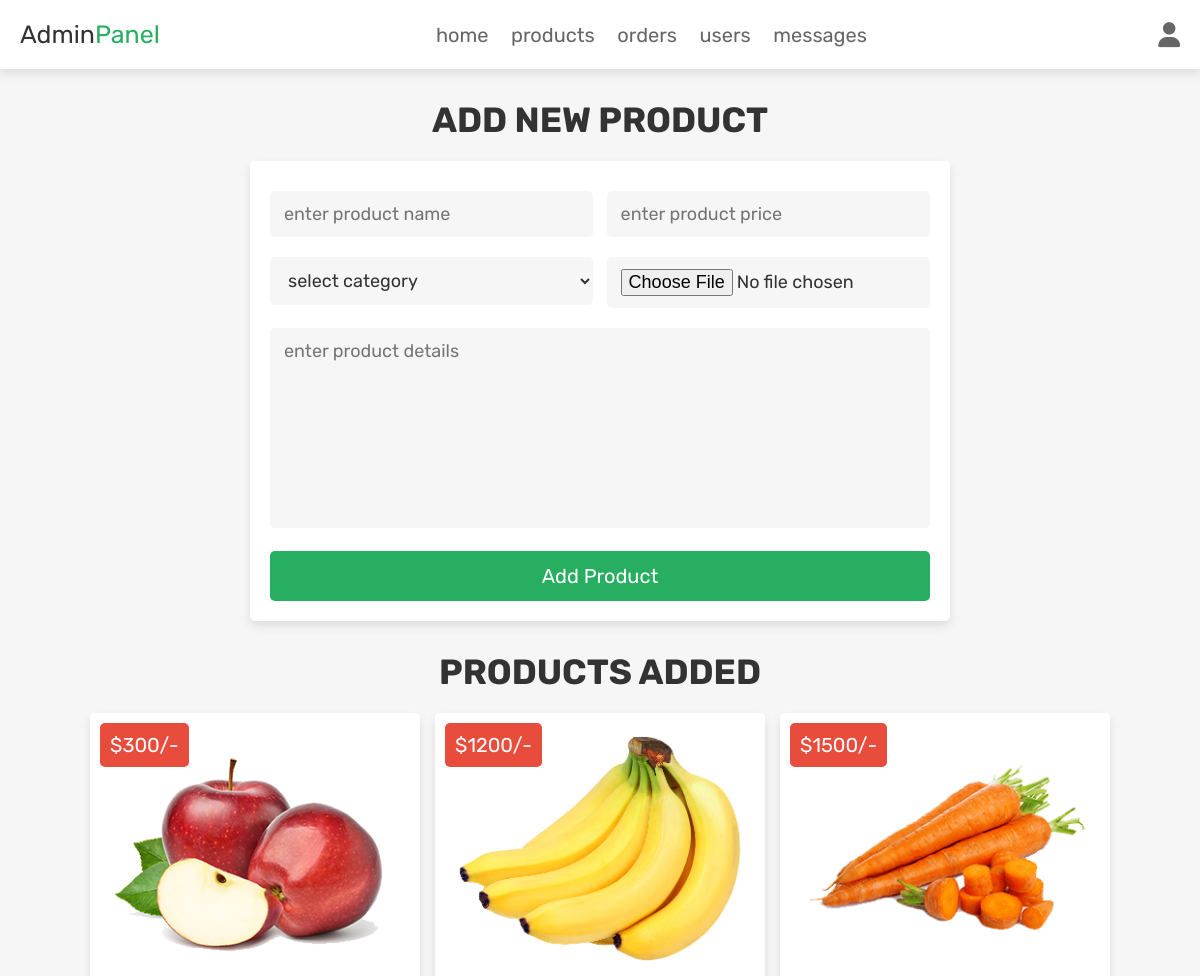
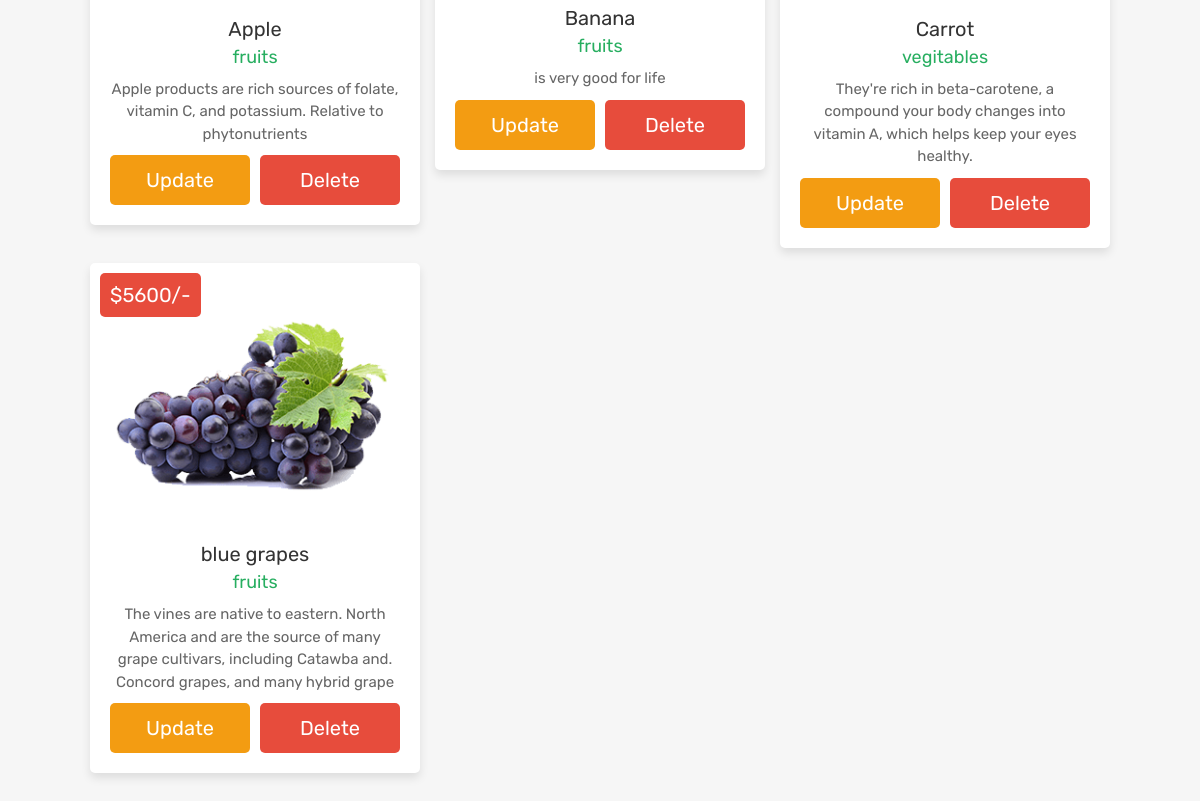
The app's page /admin_products.php (signed in), older data (2 pictures, top to bottom).
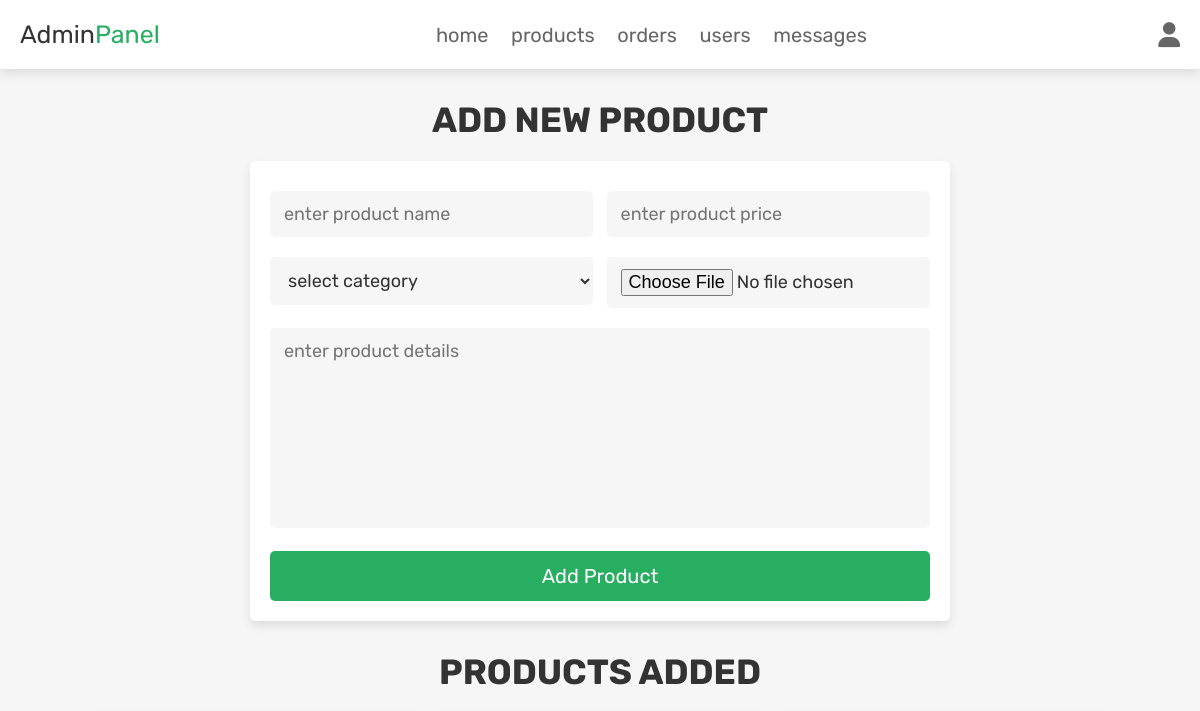
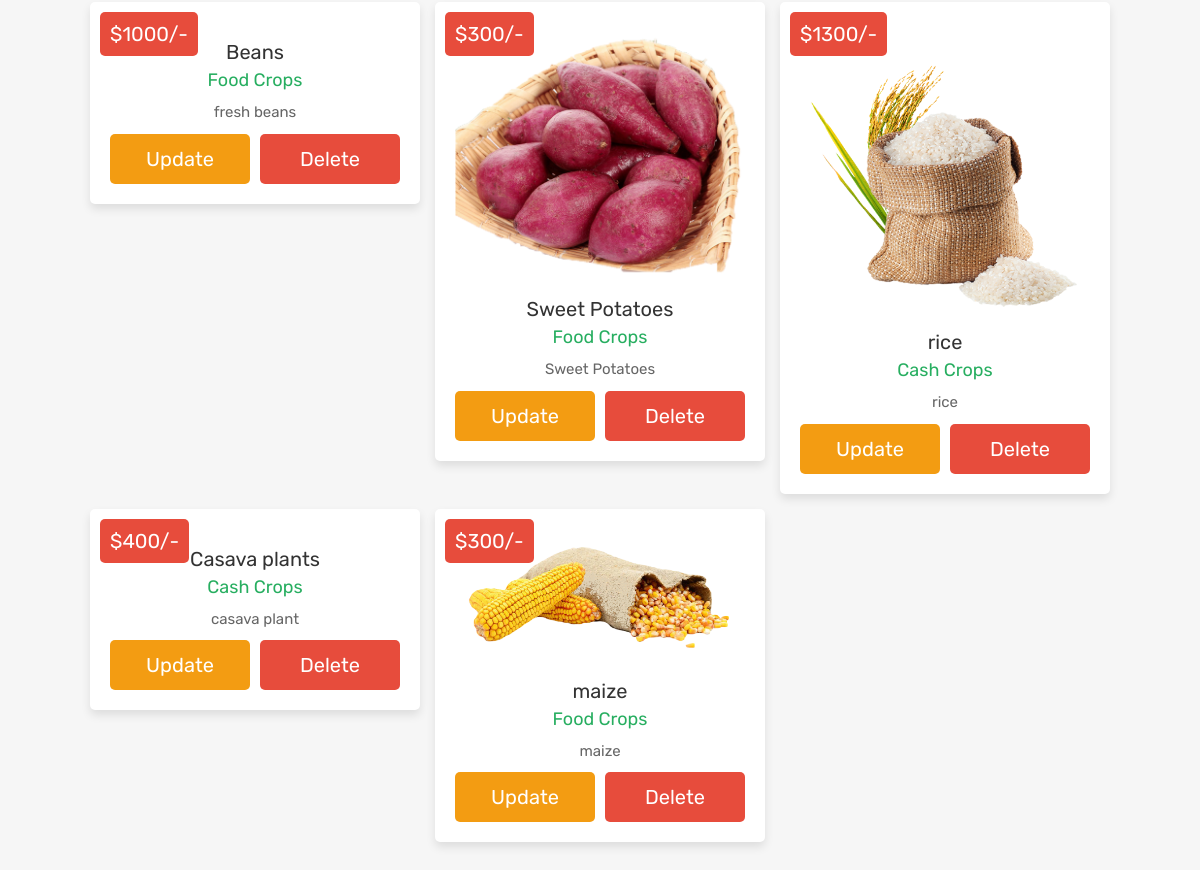
The same page, newer data (2 pictures, top to bottom).
### tables this page shows
CREATE TABLE `products` (
  `id` int(100) NOT NULL,
  `farmer_id` varchar(40) NOT NULL,
  `name` varchar(100) NOT NULL,
  `category` varchar(20) NOT NULL,
  `quantity` varchar(100) DEFAULT NULL,
  `details` varchar(500) NOT NULL,
  `price` int(100) NOT NULL,
  `image` varchar(100) NOT NULL
);

### admin_products.php (the view, shortened to what this page needs)
<?php
@include 'config.php';
?>
<!DOCTYPE html>
<html lang="en">
<head>
   <link rel="stylesheet" href="https://cdnjs.cloudflare.com/ajax/libs/font-awesome/6.1.1/css/all.min.css">
   <link rel="stylesheet" href="css/admin_style.css">
</head>
<body>
<?php include 'admin_header.php'; ?>
<section class="add-products">
   <h1 class="title">add new product</h1>
   <form action="" method="POST" enctype="multipart/form-data">
      <div class="flex">
         <div class="inputBox">
         <input type="text" name="name" class="box" required placeholder="enter product name">
         <select name="category" class="box" required>
            <option value="" selected disabled>select category</option>
         </select>
         </div>
         <div class="inputBox">
         <input type="number" min="0" name="price" class="box" required placeholder="enter product price">
         <input type="file" name="image" required class="box" accept="image/jpg, image/jpeg, image/png">
         </div>
      </div>
      <textarea name="details" class="box" required placeholder="enter product details" cols="30" rows="10"></textarea>
      <input type="submit" class="btn" value="add product" name="add_product">
   </form>
</section>
<section class="show-products">
   <h1 class="title">products added</h1>
   <div class="box-container">
   <?php
      $show_products = $conn->prepare("SELECT * FROM `products`");
      $show_products->execute();
      if($show_products->rowCount() > 0){
         while($fetch_products = $show_products->fetch(PDO::FETCH_ASSOC)){
   ?>
   <div class="box">
      <div class="price">$<?= $fetch_products['price']; ?>/-</div>
      <img src="uploaded_img/<?= $fetch_products['image']; ?>" alt="">
      <div class="name"><?= $fetch_products['name']; ?></div>
      <div class="cat"><?= $fetch_products['category']; ?></div>
      <div class="details"><?= $fetch_products['details']; ?></div>
      <div class="flex-btn">
         <a href="admin_update_product.php?update=<?= $fetch_products['id']; ?>" class="option-btn">update</a>
         <a href="admin_products.php?delete=<?= $fetch_products['id']; ?>" class="delete-btn" onclick="return confirm('delete this product?');">delete</a>
      </div>
   </div>
   <?php
      }
   }else{
      echo '<p class="empty">now products added yet!</p>';
   }
   ?>
   </div>
</section>
</body>
</html>

### admin_header.php (shortened to what this page needs)
<header class="header">
   <div class="flex">
      <a href="admin_page.php" class="logo">Admin<span>Panel</span></a>
      <nav class="navbar">
         <a href="admin_page.php">home</a>
         <a href="admin_products.php">products</a>
         <a href="admin_orders.php">orders</a>
         <a href="admin_users.php">users</a>
         <a href="admin_contacts.php">messages</a>
      </nav>
      <div class="icons">
         <div id="user-btn" class="fas fa-user"></div>
      </div>
   </div>
</header>

### css/admin_style.css (style rules this page uses)
.add-products form { max-width: 70rem; padding:2rem; margin:0 auto; text-align: center; border:var(--border); box-shadow: var(--box-shadow); background-color: var(--white); border-radius: .5rem; }
.add-products form .flex { display: flex; justify-content: space-between; flex-wrap: wrap; }
.add-products form .flex .inputBox { width: 49%; }
.add-products form .box { width: 100%; margin:1rem 0; padding:1.2rem 1.4rem; font-size: 1.8rem; color:var(--black); border-radius: .5rem; background-color: var(--light-bg); border:var(--border); }
.add-products form textarea { height: 20rem; resize: none; }
.show-products { padding-top: 0; }
.show-products .box-container { display: grid; grid-template-columns: repeat(auto-fit, 33rem); gap:1.5rem; align-items: flex-start; justify-content:center; }
.show-products .box-container .box { text-align: center; border:var(--border); box-shadow: var(--box-shadow); background-color: var(--white); border-radius: .5rem; padding:2rem; position: relative; }
.show-products .box-container .box .price { position: absolute; top:1rem; left:1rem; padding:1rem; font-size: 2rem; color:var(--white); background-color: var(--red); border-radius: .5rem; }
.show-products .box-container .box img { width: 100%; margin-bottom: 1rem; }
.show-products .box-container .box .name { margin:.5rem 0; font-size: 2rem; color:var(--black); }
.show-products .box-container .box .cat { font-size: 1.8rem; color:var(--green); }
.show-products .box-container .box .details { padding-top: 1rem; font-size: 1.5rem; line-height: 1.5; color:var(--light-color); }

### css/components.css (style rules this page uses)
:root { --green:#27ae60; --orange:#f39c12; --red:#e74c3c; --black:#333; --light-color:#666; --white:#fff; --light-bg:#f6f6f6; --box-shadow:0 .5rem 1rem rgba(0,0,0,.1); }
* { font-family: 'Rubik', sans-serif; margin:0; padding:0; box-sizing: border-box; outline: none; border:none; text-decoration: none; color:var(--black); }
body { background-color: var(--light-bg); }
html { font-size: 62.5%; overflow-x: hidden; scroll-behavior: smooth; scroll-padding-top: 6.5rem; }
section { padding:3rem 2rem; max-width: 1200px; margin:0 auto; }
.btn, .delete-btn, .option-btn { display: block; width: 100%; margin-top: 1rem; border-radius: .5rem; color:var(--white); font-size: 2rem; padding:1.3rem 3rem; text-transform: capitalize; cursor: pointer; text-align: center; }
.btn { background-color: var(--green); }
.delete-btn { background-color: var(--red); }
.option-btn { background-color: var(--orange); }
.flex-btn { display: flex; flex-wrap: wrap; gap:1rem; }
.flex-btn > * { flex:1; }
.title { text-align: center; margin-bottom: 2rem; text-transform: uppercase; color:var(--black); font-size: 3.5rem; }
.header { background: var(--white); position: sticky; top:0; left:0; right:0; z-index: 1000; box-shadow: var(--box-shadow); }
.header .flex { display: flex; align-items: center; justify-content: space-between; padding:2rem; margin: 0 auto; max-width: 1200px; position: relative; }
.header .flex .logo { font-size: 2.5rem; color:var(--black); }
.header .flex .logo span { color:var(--green); }
.header .flex .navbar a { margin:0 1rem; font-size: 2rem; color:var(--light-color); }
.header .flex .icons > * { font-size: 2.5rem; color:var(--light-color); cursor: pointer; margin-left: 1.5rem; }

Row changes from the older to the newer data that the page shows:
removed products: price "300", image (picture), name "Apple", category "fruits", details "Apple products are rich sources of folate, vitamin C, and potassium. Relative to phytonutrients"
removed products: price "1200", image (picture), name "Banana", category "fruits", details "is very good for life"
removed products: price "1500", image (picture), name "Carrot", category "vegitables", details "They're rich in beta-carotene, a compound your body changes into vitamin A, which helps keep your eyes healthy."
removed products: price "5600", image (picture), name "blue grapes", category "fruits", details "The vines are native to eastern. North America and are the source of many grape cultivars, including Catawba and. Concord grapes, and many hybrid grape"
added products: price "1000", name "Beans", category "Food Crops", details "fresh beans"
added products: price "300", image (picture), name "Sweet Potatoes", category "Food Crops", details "Sweet Potatoes"
added products: price "1300", image (picture), name "rice", category "Cash Crops", details "rice"
added products: price "400", name "Casava plants", category "Cash Crops", details "casava plant"
added products: price "300", image (picture), name "maize", category "Food Crops", details "maize"
